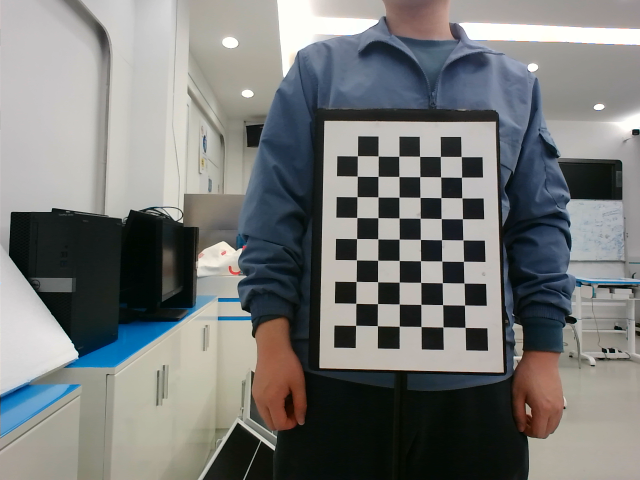
#> input picture data/6/imgL_0.png, 640 x 480 px
$ python calibrate.py
#> lines starting #> are read from the running program, lines starting #| are printed output that depends on the picture; after the words box and inside, x2 and y2 are one past the last pixel; in counts of white or black regions, pixels touching at a corner belong together
import cv2
import numpy as np
import copy
from sift import SIFT_Match
def visDisp(disp):
    # filteredImg = np.clip(disp, 0, None)
    filteredImg = cv2.normalize(src=disp, dst=None, beta=0, alpha=255, norm_type=cv2.NORM_MINMAX)
    filteredImg = np.uint8(filteredImg)
    return filteredImg

def drawPoints(imgO,pts):
    img = copy.deepcopy(imgO)
    for pt in pts:
        point_size = 1
        point_color = (255, 0, 255) # BGR
        thickness = 4 # 可以为 0 、4、8
        img = cv2.circle(img, pt, point_size, point_color, thickness)
    return img

def drawLines(img1,img2,pts1,pts2):
    img = np.hstack([img1,img2])
    point_color = (0, 0, 255) # BGR
    thickness = 1
    lineType = 4
    for i,pt1 in enumerate(pts1):
        pt2 = pts2[i]
        pt2[0]+=img1.shape[1]
        print(pt1,pt2)
        img = cv2.line(img,pt1,pt2,point_color,thickness,lineType)
    return img
def on_mouse_moving(event, x, y, flags, param):
    depth_map, showing_img ,windowsName= param
    if event == cv2.EVENT_MOUSEMOVE:
        xy = "%d,%d" % (x, y)
        # print(x,y)
        copyed = copy.deepcopy(showing_img)
        # cv2.putText(copyed, fr"{depth_map[y][x]}", (0, showing_img.shape[0]), cv2.FONT_HERSHEY_PLAIN, 1.5, (255, 255, 255),2)
        point_size = 1
        point_color = (0, 0, 255) # BGR
        thickness = 4 # 可以为 0 、4、8
        copyed = cv2.circle(copyed, (x,y), point_size, point_color, thickness)
        cv2.imshow(windowsName,copyed)
    elif event == cv2.EVENT_LBUTTONDOWN:
        print(windowsName,x,y,end='\n')
        point_size = 1
        point_color = (0, 0, 255) # BGR
        thickness = 4 # 可以为 0 、4、8
        showing_img = cv2.circle(showing_img, (x,y), point_size, point_color, thickness)


img_tof = cv2.imread("data/6/imgL_0.png",0)
#> img_tof: shape (480, 640); min 3, max 255, mean 120.4
img_rs = cv2.imread("data/6/imgR_0.png",0)
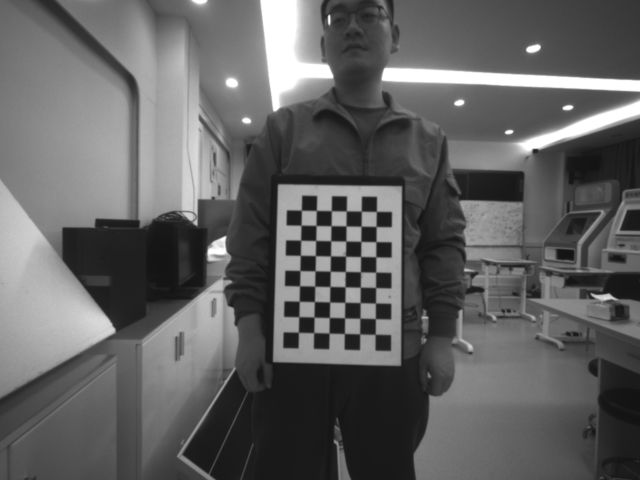
#> input picture data/6/imgR_0.png, 640 x 480 px
#> img_rs is the input picture: shape (480, 640); min 19, max 255, mean 97.5
vis1 = np.hstack([copy.deepcopy(img_tof),copy.deepcopy(img_rs)])
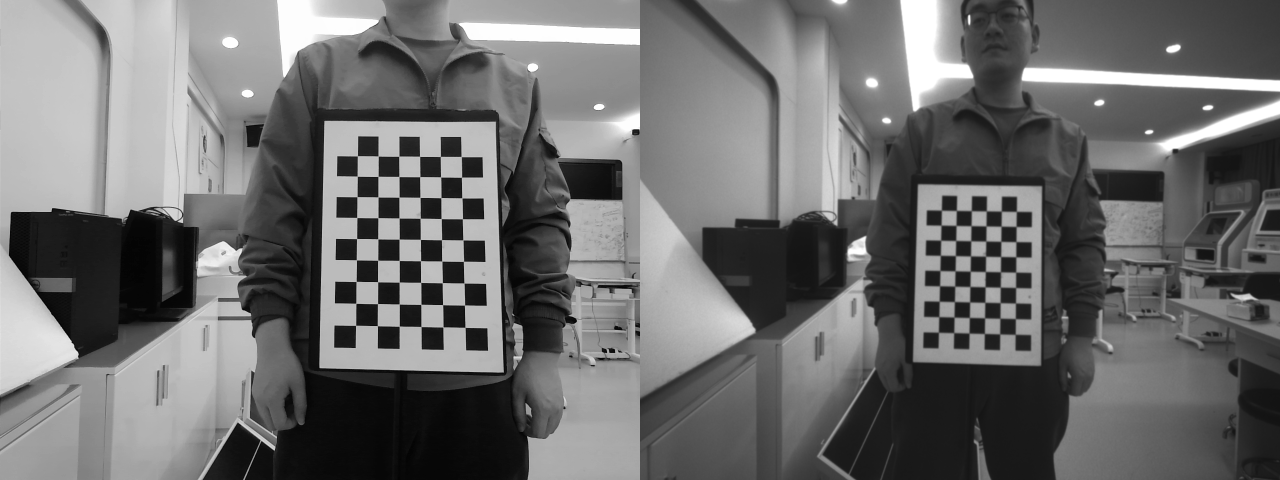
#> vis1: shape (480, 1280); min 3, max 255, mean 108.9
# cv2.imshow("before",)
# 单应性矩阵计算+透视变换
lines = open("data/6/match.txt").readlines()
#> (reads match.txt from the repository)
lines = [line.replace("\n","") for line in lines]
tof_pts = [[int(line.split(' ')[0]),int(line.split(' ')[1])] for line in lines]
real_pts = [[int(line.split(' ')[2]),int(line.split(' ')[3])] for line in lines]

tof_pts_np = np.asarray(tof_pts)
real_pts_np = np.asarray(real_pts)
matrix, mask = cv2.findHomography(real_pts_np, tof_pts_np, 0)
print(f'matrix: {matrix}')
perspective_real = cv2.warpPerspective(img_rs, matrix, (img_tof.shape[1], img_tof.shape[0]))
vis2 = drawLines(drawPoints(img_tof,tof_pts),drawPoints(perspective_real,tof_pts),tof_pts,copy.deepcopy(tof_pts))
#> after the loop in drawPoints, `for pt in pts:`: img: shape (480, 640); min 3, max 255, mean 120.6
#> after the loop in drawPoints (call 2), `for pt in pts:`:
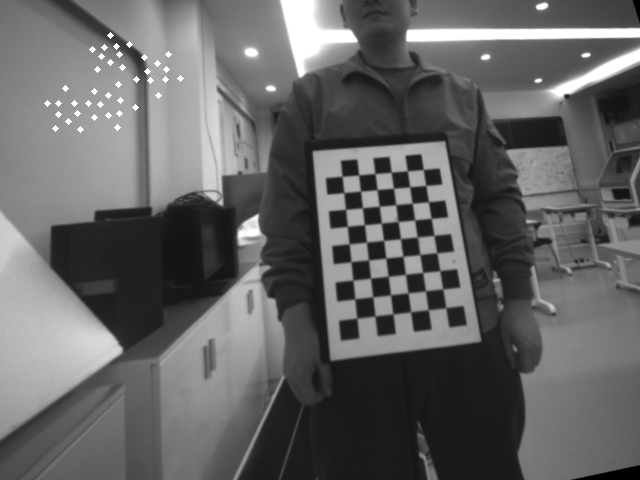
#> img: shape (480, 640); min 0, max 255, mean 99.8
#> the loop in drawLines, `for i,pt1 in enumerate(pts1):` made 40 passes
#| [47, 103] [687, 103]
#| [55, 128] [695, 128]
#| [58, 103] [698, 103]
#| [58, 114] [698, 114]
#| [65, 88] [705, 88]
#| [68, 121] [708, 121]
#| [74, 103] [714, 103]
#| [77, 113] [717, 113]
#> (further printed lines are left out)
#> pass 1, in drawLines, `img = cv2.line(img,pt1,pt2,point_color,thickness,lineType)`:
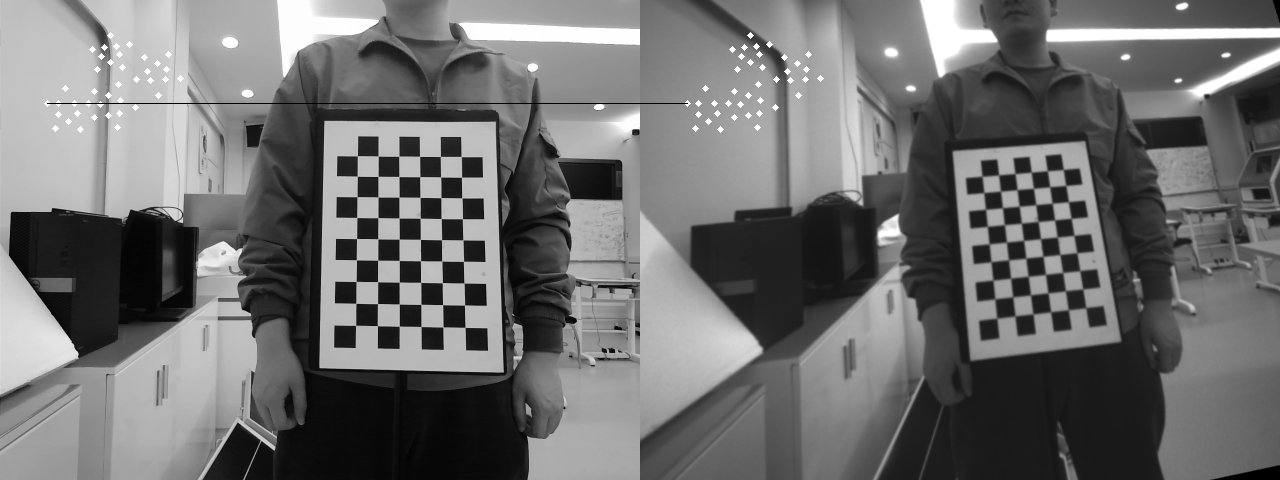
#> img: shape (480, 1280); min 0, max 255, mean 110.1
#> pass 2, in drawLines, `img = cv2.line(img,pt1,pt2,point_color,thickness,lineType)`:
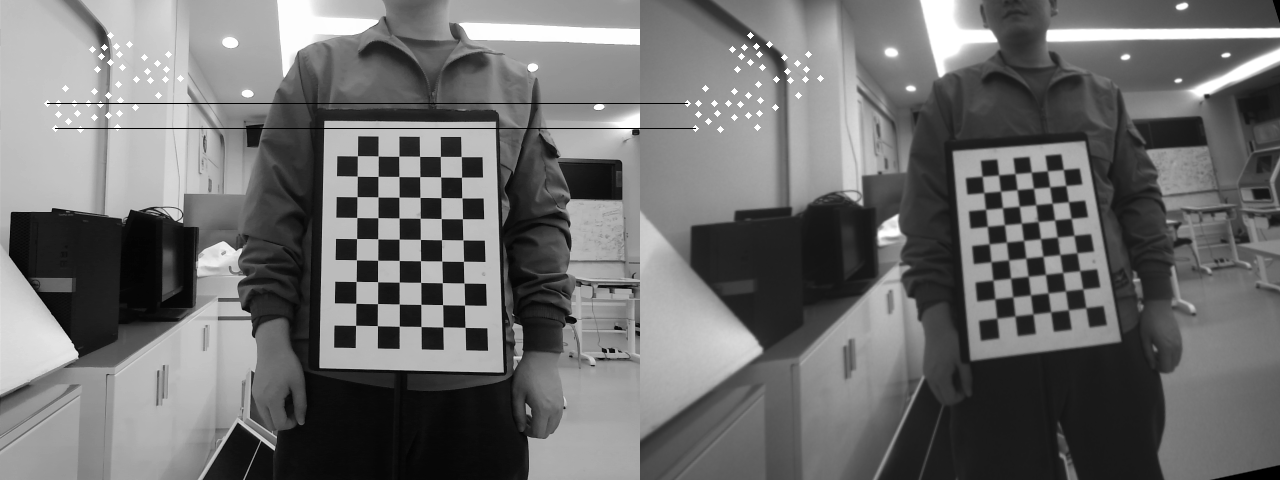
#> img: shape (480, 1280); 0.1% of pixels changed, all inside (x1, y1, x2, y2) = (55, 128, 696, 129)
#> after the loop in drawLines, `for i,pt1 in enumerate(pts1):`:
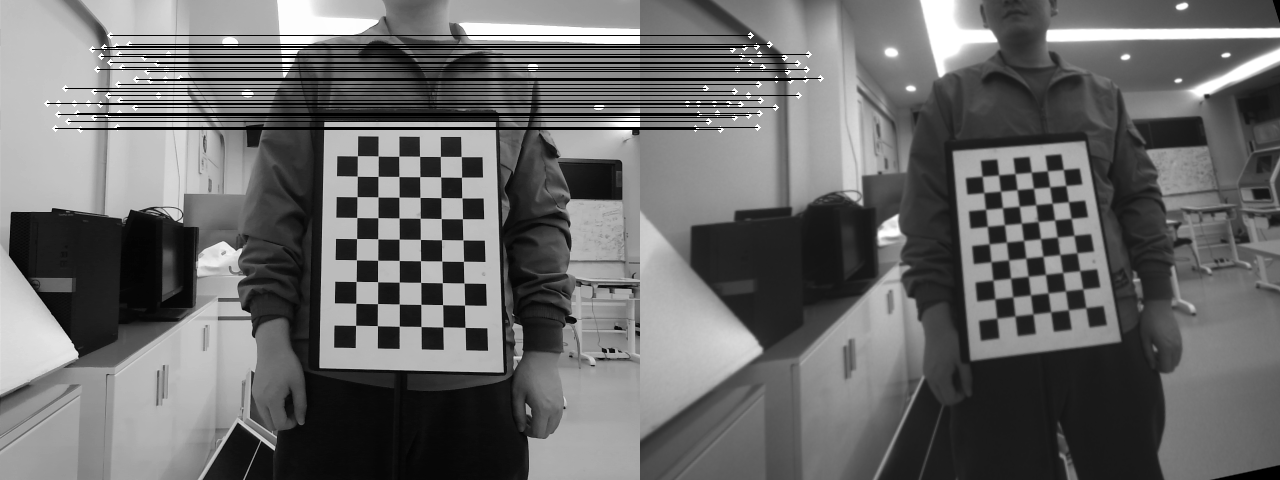
#> img: shape (480, 1280); min 0, max 255, mean 105.5
cv2.imshow("top: before, bottom: after",np.vstack([vis1,vis2]))
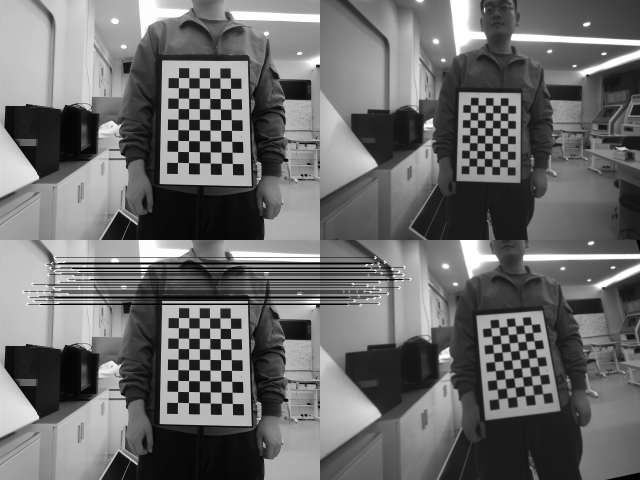
#> window 'top: before, bottom: after': shape (960, 1280) (shown at 1/2 size); min 0, max 255, mean 107.2
cv2.waitKey(0)
